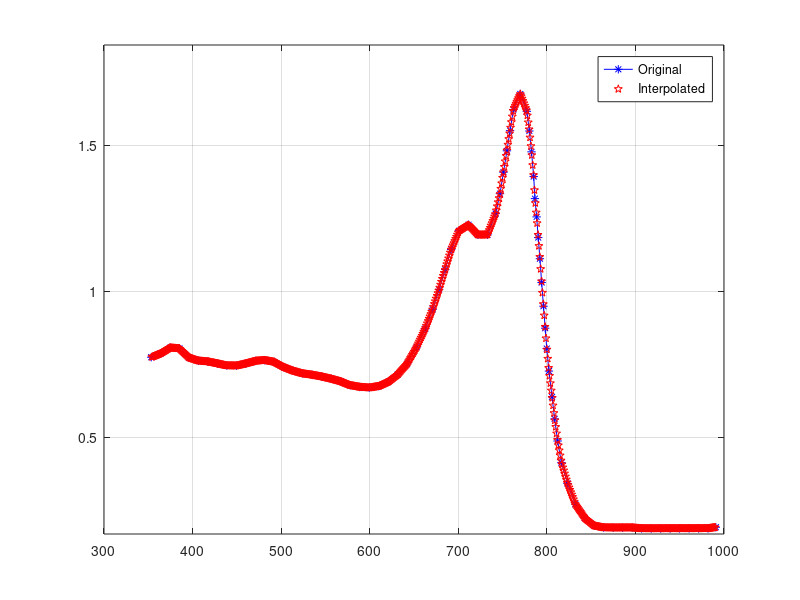

The MATLAB script that drew this image:
clear all;
close all;

% wavelength data
xx= [353.3214005,363.7448364,374.4619291,385.1742439,395.8805143,406.5910446,417.3033018,428.0148107,438.7261468,449.4389221,460.1534244,470.868157,481.5815655,492.2931895,503.0023094,513.7124655,524.4233843,535.135253,545.846877,556.5581556,567.2691464,577.9792161,588.6908401,599.4031549,610.1171967,620.8331957,631.5514397,642.2721591,652.9971384,662.7495938,671.0417816,678.3604649,685.192323,692.0240906,700.8028753,711.5200831,722.2256052,732.9385532,742.2059938,747.0899745,751.0011641,754.9123538,758.4748404,762.246723,770.0491874,777.4103306,780.2481107,782.6677034,785.1540319,786.5292324,788.463733,790.2341651,792.1665549,794.097045,796.1898668,798.1216716,799.8923148,802.3512307,805.8628821,808.7685378,812.161064,816.4196476,823.3299551,832.0799651,842.7827239,853.4900612,864.2015394,874.9143147,885.6272051,896.3400956,907.0524104,917.7652433,928.4781337,939.1910242,949.9039146,960.6168051,971.3296955,982.042586,990.8085225];
yy=[0.7737884,0.786617546,0.806438045,0.803802105,0.772757415,0.76173413,0.75882763,0.752403856,0.745168403,0.744696939,0.75234226,0.76106982,0.76357451,0.757691855,0.740039861,0.727257939,0.71806093,0.713328154,0.707445499,0.699939487,0.691080678,0.677892916,0.672010261,0.669374321,0.674855166,0.689535034,0.714766724,0.751632473,0.808519627,0.871863814,0.937930403,1.005844851,1.074340734,1.142411453,1.206822957,1.227184576,1.192622612,1.192962826,1.265397654,1.333508853,1.406821992,1.48013513,1.549300649,1.621773182,1.674799393,1.615324243,1.547883281,1.47666981,1.392163299,1.316578016,1.254091432,1.183369764,1.110962665,1.029627101,0.948363453,0.873206953,0.803477338,0.726361423,0.638339801,0.562962879,0.487217103,0.413213047,0.341830363,0.27100076,0.22345194,0.197421619,0.190853547,0.190382083,0.190451738,0.190521392,0.187885452,0.187684547,0.187754202,0.187823856,0.187893511,0.187963166,0.18803282,0.188102475,0.192127672];
x_min = 300;
x_max = 1000;
number_of_points = x_max-x_min+1;

[xx] = unique(xx);  

xxi = linspace(x_min,x_max,number_of_points)';
yyi = interp1(xx,yy,xxi,'linear');


 figure(1)
 plot(xx,yy,'-*b')
 hold on
 plot(xxi,yyi,'pr')
 hold off
 grid
 axis([x_min x_max (min(yy)-(min(yy)/10)) (max(yy)+(max(yy)/10))]);
 legend('Original','Interpolated')
 diff(xxi);